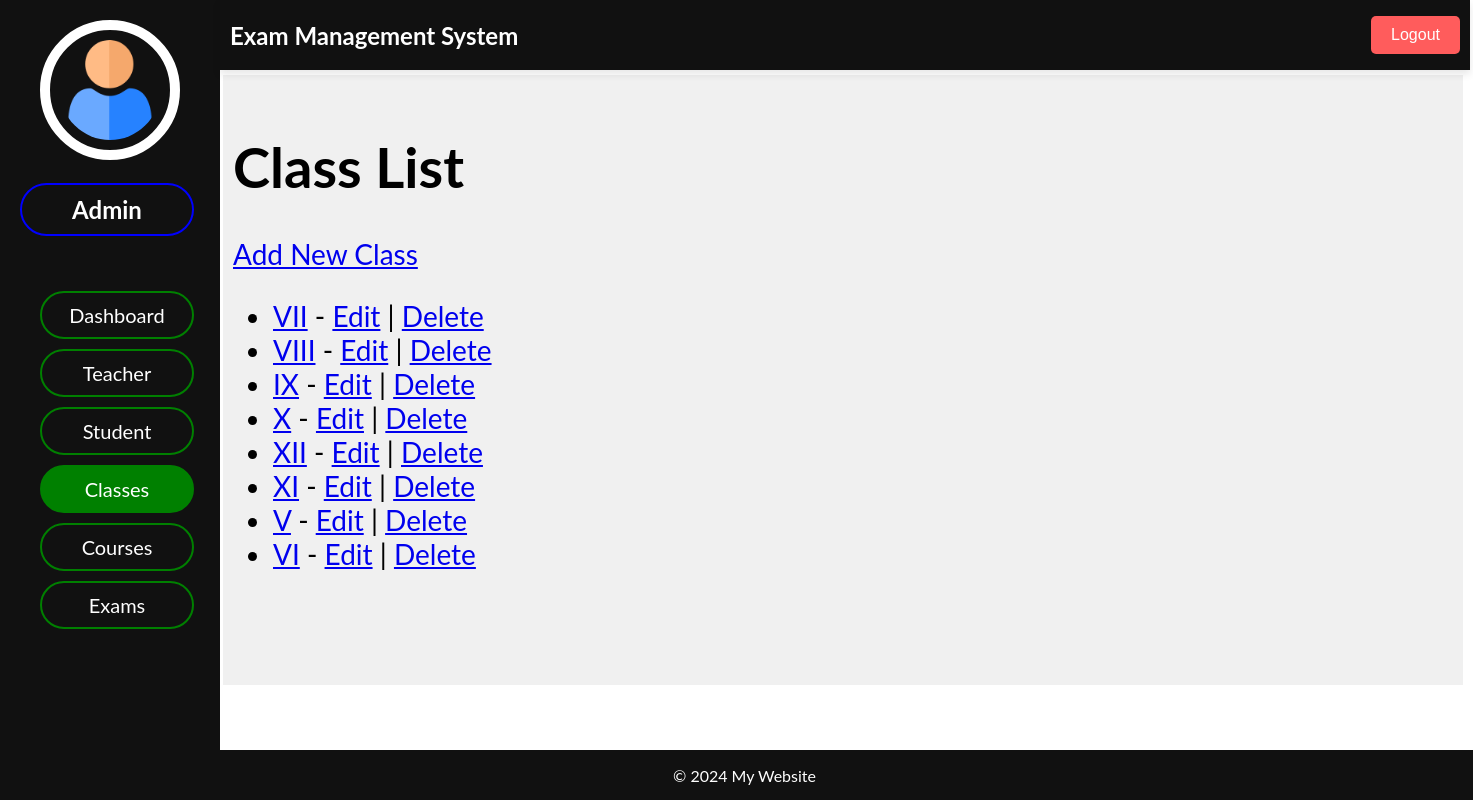
The page /adminpanel/classes/all on the database its author committed.
### admin_panel/models.py (models this page shows, shortened)
class Class(models.Model):
    class_id = models.AutoField(primary_key=True)
    name = models.CharField(max_length=100)
    courses = models.ManyToManyField(Course, blank=True)

### admin_panel/views.py (the view)
# urls.py: path('classes/all', views.class_list, name='class_list'),
def class_list(request):
    classes = Class.objects.all()
    return render(request, 'classes/class_list.html', {'classes': classes})

### admin_panel/templates/classes/class_list.html (shortened to what this page needs)
{% extends "dashboard/index.html" %}
{% block header %}
    {% include "dashboard/header.html" %}
{% endblock header %}
{% block sidenav %}
    {% include "classes/sidenav.html" %}
{% endblock sidenav %}
{% block main %}
    <h1>Class List</h1>
    <a href="{% url 'class_create' %}">Add New Class</a>
    <ul>
        {% for class in classes %}
            <li>
                <a href="{% url 'class_detail' class.pk %}">{{ class.name }}</a> -
                <a href="{% url 'class_update' class.pk %}">Edit</a> |
                <a href="{% url 'class_delete' class.pk %}">Delete</a>
            </li>
        {% endfor %}
    </ul>
{% endblock main %}
{% block footer %}
    {% include "dashboard/footer.html" %}
{% endblock footer %}

### admin_panel/static/css/index.css (style rules this page uses)
body { font-family: "Lato", sans-serif; }

### rows shown on the page
Class: name "VII"
Class: name "VIII"
Class: name "IX"
Class: name "X"
Class: name "XII"
Class: name "XI"
Class: name "V"
Class: name "VI"
